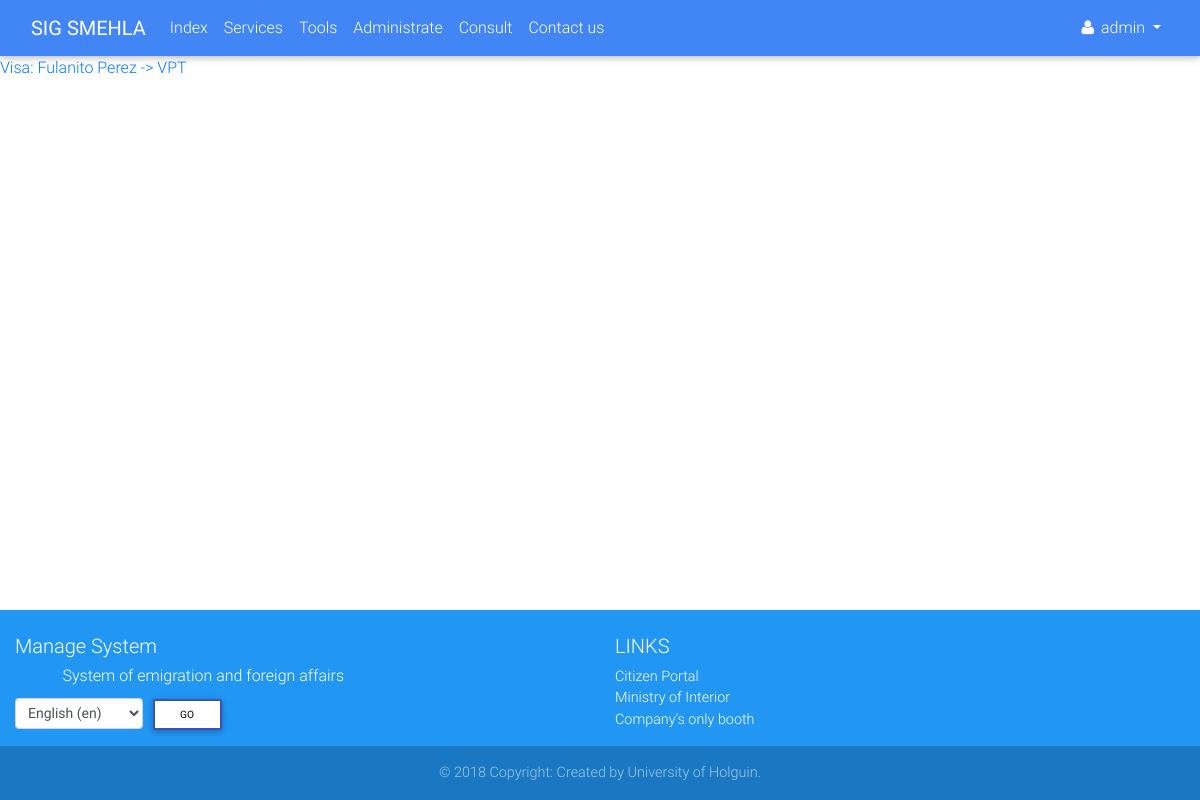
/visa/list/ (signed in), run on an earlier commit of the app's database.
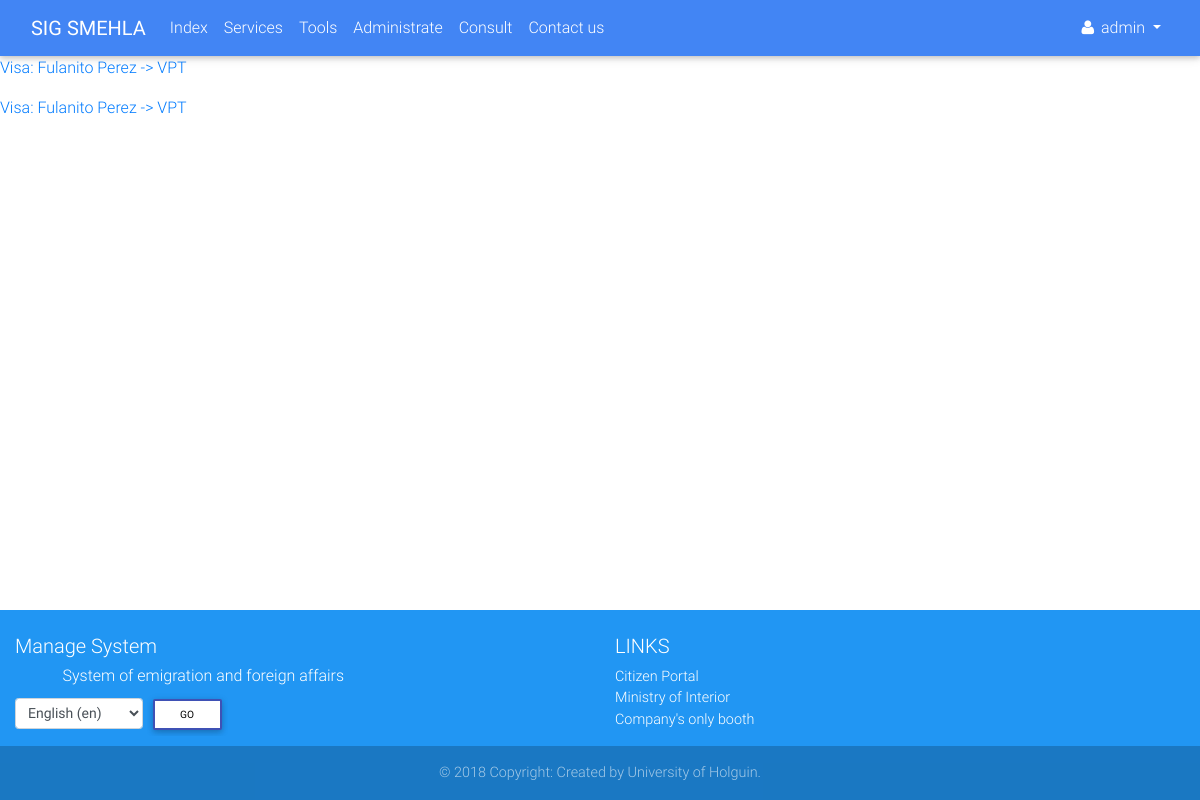
And on a later commit of the database.
### services/models.py (models this page shows, shortened)
class Service(models.Model):
    SERVICE_STATUS = (
        ('1', _('Request')),
        ('2', _('Invoicing')),
        ('3', _('Revision')),
        ('4', _('Authenticating')),
        ('5', _('Deliver')),
    )
    SERVICE_TYPE = {
        'None': _('Unknown service type'),
        'visa': _('Visa'),
    }
    client = models.ForeignKey(verbose_name=_('Client'), to=Client, on_delete=models.CASCADE)
    status = models.CharField(_('Status'), max_length=1, choices=SERVICE_STATUS)
    service_type = None
    def get_service_type(self):
        if self.service_type:
            return self.service_type
        else:
            return self.SERVICE_TYPE['None']

class Visa(Service):
    REQUEST_SPECIFICATION = (
        ('VT', _('Work visa')),
        ('VPT', _('Temporary stay visa')),
        ('VP', _('Privileged visa')),
        ('VE', _('Study visa')),
        ('VTM', _('Medical Treatment visa')),
        ('VOR', _('Ordinary visa')),
        ('VTU', _('Tourist visa')),
        ('VCD', _('Short-term visa')),
    )
    REQUEST_TYPE = (
        ('C', _('Caducity')),
        ('M', _('Misplacing')),
    )
    service_type = Service.SERVICE_TYPE['visa']
    specification = models.CharField(_('Specification'), max_length=3, choices=REQUEST_SPECIFICATION)
    extension_request_date = models.DateField(_('Extension request date'))
    request_type = models.CharField(_('Request type'), max_length=1, choices=REQUEST_TYPE)
    passport_no = models.CharField(_('Passport No.'), max_length=100)
    passport_issuance_date = models.DateField(_('Passport issuance date'))
    passport_expiration_date = models.DateField(_('Passport expiration date'))
    visa_no = models.CharField(_('Visa No.'), max_length=100)
    visa_issuance_date = models.DateField(_('Visa issuance date'))
    visa_expiration_date = models.DateField(_('Visa expiration date'))
    def __str__(self):
        return '{}: {} -> {}'.format(self.get_service_type(), self.client, self.specification)

class Service(models.Model):
    SERVICE_STATUS = (
        ('1', _('Request')),
        ('2', _('Invoicing')),
        ('3', _('Revision')),
        ('4', _('Authenticating')),
        ('5', _('Deliver')),
    )
    SERVICE_TYPE = {
        'None': _('Unknown service type'),
        'visa': _('Visa'),
    }
    client = models.ForeignKey(verbose_name=_('Client'), to=Client, on_delete=models.CASCADE)
    status = models.CharField(_('Status'), max_length=1, choices=SERVICE_STATUS)
    service_type = None
    def get_service_type(self):
        if self.service_type:
            return self.service_type
        else:
            return self.SERVICE_TYPE['None']

class Client(models.Model):
    CIVIL_STATUS = (
        ('S', _('Single')),
        ('E', _('Engaged')),
        ('M', _('Married')),
        ('W', _('Widower')),
    )
    def upload_file(self, filename):
        ext = filename.split('.')[-1]
        return 'clients/{}.{}'.format(self.ci, ext)
    ci = models.CharField(_('Identity card'), max_length=13, unique=True)
    first_name = models.CharField(_('First name'), max_length=30)
    last_name = models.CharField(_('Last name'), max_length=150)
    born_date = models.DateField(_('Born date'))
    civil_status = models.CharField(_('Civil status'), choices=CIVIL_STATUS, max_length=1)
    naturalness = models.CharField(_("Naturalness"), max_length=30)
    nationality = models.CharField(_('Nationality'), max_length=30)
    father = models.CharField(_('Father name'), max_length=200)
    mother = models.CharField(_('Mother name'), max_length=200)
    address = models.TextField(_('Address'))
    email = models.EmailField(_('Email'))
    phone = models.PositiveIntegerField(_('Phone number'))
    data_attachment = models.FileField(_('Data attachment'), upload_to=upload_file, null=True, blank=True)
    def get_full_name(self):
        full_name = '%s %s' % (self.first_name, self.last_name)
        return full_name.strip()
    def __str__(self):
        return self.get_full_name()

### services/views.py (the view)
# urls.py: path('visa/list/', views.VisaListView.as_view(), name='visa_list'),
class VisaListView(mixins.LoginRequiredMixin, generic.ListView):
    model = models.Visa

### accounts/models.py (called while the page is built)
    def __str__(self):
        if self.first_name and self.last_name:
            return self.get_full_name()
        else:
            return self.username

### services/templates/services/visa_list.html (shortened to what this page needs)
{% extends 'navbar.html' %}
{% load i18n %}
{% block main %}
    {% for visa in visa_list %}
        <p><a href="{% url 'services:visa_detail' visa.pk %}">{{ visa }}</a></p>
        {% empty %}
        <p>{% trans 'There are no visas' %}</p>
    {% endfor %}
{% endblock %}

What changed in the data, as far as the page shows it:
added Visa: specification.last_name "Visa: Fulanito Perez -> VPT"
